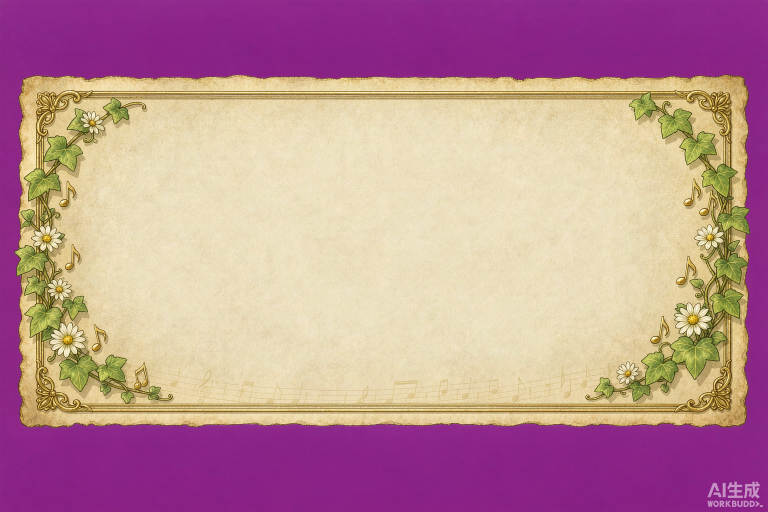
#> input picture art_src/2026-10-22_卷卷对话框/FULL_BLEED_horizontal_dialogue_2026-10-22T07-47-57.png, 1536 x 1024 px, found by its file name (shown at 1/2 size)
$ python _recut.py
#> lines starting #> are read from the running program, lines starting #| are printed output that depends on the picture
# -*- coding: utf-8 -*-
"""重抠 UI 素材：加强洋红溢色清理（原来的阈值漏掉了粉边）。
规则：洋红量 d = min(r,b) - g
  d >= 96        → 直接透明（纯洋红底）
  40 <= d < 96   → 半透明边缘（按 d 衰减），并把 g 抬到 min(r,b)-10 去溢色
  其它           → 原样保留
"""
import os
from PIL import Image, ImageDraw

ROOT = r"E:/work/card_rogue"
SRC = os.path.join(ROOT, "art_src/2026-10-22_卷卷对话框")
UI = os.path.join(ROOT, "assets/ui")

JOBS = [
    ("FULL_BLEED_horizontal_dialogue_2026-10-22T07-47-57.png", "curtain_box.png", None),
    ("FULL_BLEED_small_horizontal_na_2026-10-22T07-48-30.png", "curtain_plate.png", None),
    ("EXACT_SAME_CHARACTER_as_the_re_2026-10-22T07-54-13.png", "curtain_hero_forest.png",
     (760, 1430, 1024, 1536)),
    ("EXACT_SAME_CHARACTER_as_the_re_2026-10-22T07-54-39.png", "curtain_hero_rogue.png",
     (760, 1430, 1024, 1536)),
    ("EXACT_SAME_CHARACTER_as_the_re_2026-10-22T07-55-07.png", "curtain_hero_mech.png",
     (760, 1430, 1024, 1536)),
]

TARGET = {
    "curtain_box.png": ("w", 1300),
    "curtain_plate.png": ("w", 520),
    "curtain_hero_forest.png": ("h", 760),
    "curtain_hero_rogue.png": ("h", 760),
    "curtain_hero_mech.png": ("h", 760),
}


def largest_label(fg, sw, sh):
    lab = [[0] * sw for _ in range(sh)]
    cur = 0
    sizes = {}
    for y in range(sh):
        for x in range(sw):
            if fg[y][x] and lab[y][x] == 0:
                cur += 1
                cnt = 0
                st = [(x, y)]
                lab[y][x] = cur
                while st:
                    cx, cy = st.pop()
                    cnt += 1
                    for nx, ny in ((cx + 1, cy), (cx - 1, cy), (cx, cy + 1), (cx, cy - 1)):
                        if 0 <= nx < sw and 0 <= ny < sh and fg[ny][nx] and lab[ny][nx] == 0:
                            lab[ny][nx] = cur
                            st.append((nx, ny))
                sizes[cur] = cnt
    big = max(sizes, key=sizes.get) if sizes else 0
    return lab, big


def mat(src, dst, kill_rect=None, aggressive=False, trim_bottom=0.0):
#> called with dst = 'curtain_box.png', aggressive = True, trim_bottom = 0.055
    im = Image.open(src).convert("RGB")
#> im is the input picture: PIL image 1536x1024 RGB; mean R, G, B 190.3, 143.6, 150.1
    w, h = im.size
#> w = 1536; h = 1024
    work = im.copy()
    MARK = (255, 0, 255)
    for seed in [(0, 0), (w - 1, 0), (0, h - 1), (w - 1, h - 1)]:
        if work.getpixel(seed) != MARK:
            ImageDraw.floodfill(work, seed, MARK, thresh=52)
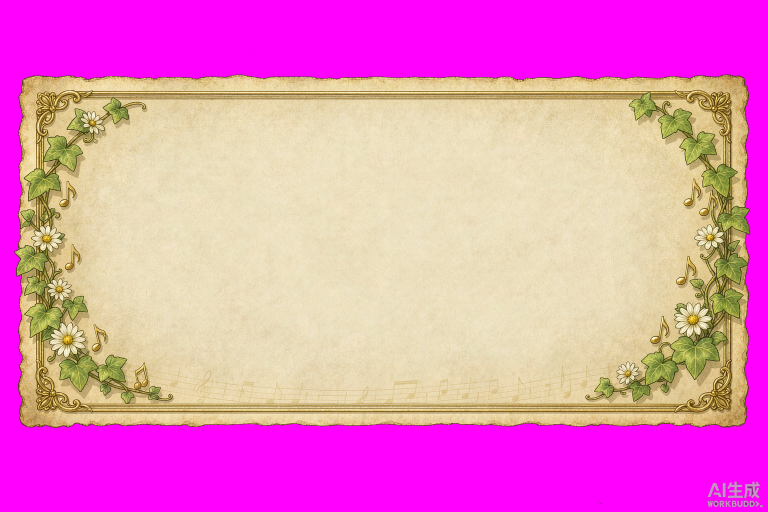
#> work: PIL image 1536x1024 RGB (shown at 1/2 size); mean R, G, B 231.5, 131, 192.5
    if kill_rect is not None:
        x0, y0, x1, y1 = kill_rect
        ImageDraw.Draw(work).rectangle([x0, y0, min(x1, w - 1), min(y1, h - 1)], fill=MARK)

    px = work.load()
    src_px = im.load()
    ds = 4
    sw, sh = max(1, w // ds), max(1, h // ds)
#> sw = 384; sh = 256
    fg = [[False] * sw for _ in range(sh)]
    for y in range(sh):
        for x in range(sw):
            found = False
            for yy in range(y * ds, min((y + 1) * ds, h)):
                for xx in range(x * ds, min((x + 1) * ds, w)):
                    if px[xx, yy] != MARK:
                        found = True
                        break
                if found:
                    break
            fg[y][x] = found
    lab, big = largest_label(fg, sw, sh)
#> big = 2

    out = Image.new("RGBA", (w, h), (0, 0, 0, 0))
#> out: PIL image 1536x1024 RGBA; every value is 0
    opx = out.load()
    for y in range(h):
        ly = min(y // ds, sh - 1)
        for x in range(w):
            if px[x, y] == MARK or lab[ly][min(x // ds, sw - 1)] != big:
                continue
            r, g, b = src_px[x, y]
            m = min(r, b)
            d = m - g
            if aggressive:
                # UI 素材（对话框 / 名称牌）本身没有紫色内容 → 洋红系可以放心全清：
                # 差值大的直接透明（底 + 投影），差值小的把绿拉平（残留的紫边变纸灰）
                if d > 62:
                    continue
                if d > 3:
                    opx[x, y] = (r, min(255, m - 6), b, 255)
                    continue
            if abs(r - b) < 34 and g < min(r, b) * 0.74 and m < 205:
                continue                    # 洋红底上的**投影/暗边**（紫红一坨，不是纸面）
            if d >= 128:
                continue                    # 纯洋红底 / 水印区
            if d >= 6:
                # 去溢色：洋红分量来自背景混色 —— 把绿抬回到 min(r,b) 附近，
                # 粉边就变成接近纸白的边缘，而不是一圈品红。alpha 只在最后一档收口。
                g2 = min(255, m - 4)
                a = 255 if d < 110 else int(255 * (1.0 - (d - 110) / 18.0))
                opx[x, y] = (r, g2, b, max(0, min(255, a)))
            else:
                opx[x, y] = (r, g, b, 255)

    bbox = out.getbbox()
#> bbox = (28, 149, 1501, 856)
    if bbox:
        out = out.crop(bbox)
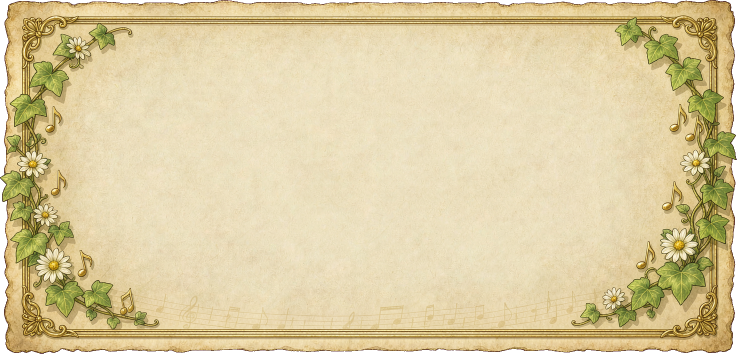
#> out: PIL image 1473x707 RGBA (shown at 1/2 size); mean R, G, B, A 213, 197.5, 154.2, 248.4; transparent parts drawn white
    if dst in ("curtain_box.png", "curtain_plate.png"):
        # 左右两端同样有 1~2px 的紫色投影，一起裁掉（撕边仍保留主体形状）
        sx = int(out.width * 0.012)
#> sx = 17
        out = out.crop((sx, 0, out.width - sx, out.height))
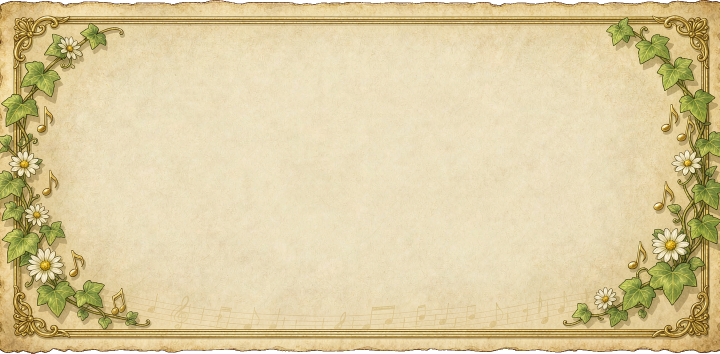
#> out: PIL image 1439x707 RGBA (shown at 1/2 size); mean R, G, B, A 216.2, 200.7, 156.9, 251.5; transparent parts drawn white
    if trim_bottom > 0.0:
        # 素材底边那条「洋红上画的投影」会被抠成暗紫红，洗不掉又不该留 ——
        # 直接沿底边裁掉一窄条（撕边造型不受影响）。
        out = out.crop((0, 0, out.width, max(1, int(out.height * (1.0 - trim_bottom)))))
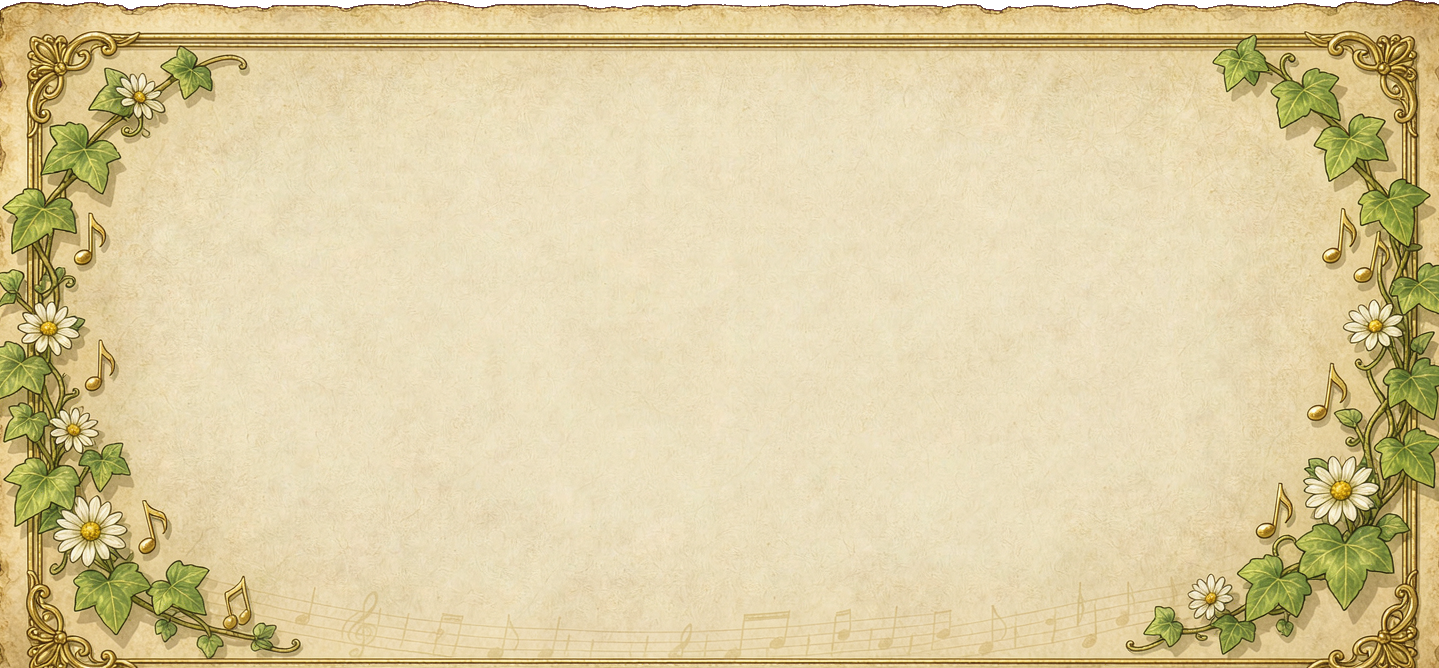
#> out: PIL image 1439x668 RGBA; mean R, G, B, A 218.3, 203.2, 159.7, 253.1; transparent parts drawn white
    mode, val = TARGET.get(dst, ("", 0))
    if mode == "w" and out.width > val:
        out = out.resize((val, int(out.height * val / out.width)), Image.LANCZOS)
#> out: PIL image 1300x603 RGBA
    elif mode == "h" and out.height > val:
        out = out.resize((int(out.width * val / out.height), val), Image.LANCZOS)
    out.save(os.path.join(UI, dst), optimize=True)
    return out.size, os.path.getsize(os.path.join(UI, dst)) // 1024


TRIM = {"curtain_box.png": 0.055, "curtain_plate.png": 0.10}
for src, dst, kill in JOBS:
    aggr = dst in ("curtain_box.png", "curtain_plate.png")
    print(dst, *mat(os.path.join(SRC, src), dst, kill, aggr, TRIM.get(dst, 0.0)))
#> pass 2 of the loop `for src, dst, kill in JOBS:`:
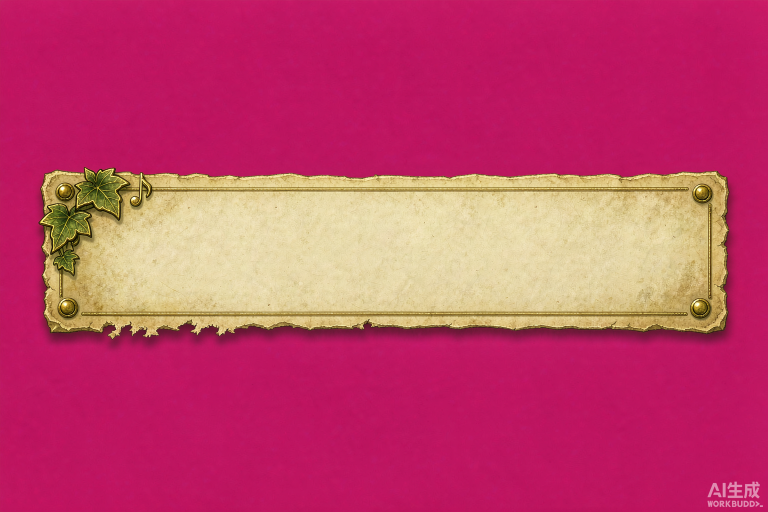
#> input picture art_src/2026-10-22_卷卷对话框/FULL_BLEED_small_horizontal_na_2026-10-22T07-48-30.png, 1536 x 1024 px, found by its file name (shown at 1/2 size)
#> in mat, im is the input picture: PIL image 1536x1024 RGB; mean R, G, B 194.4, 67.3, 106.3
#> after the loop in mat (call 2), `for seed in [(0, 0), (w - 1, 0), (0, h - 1), (w - 1, h - 1)]:`:
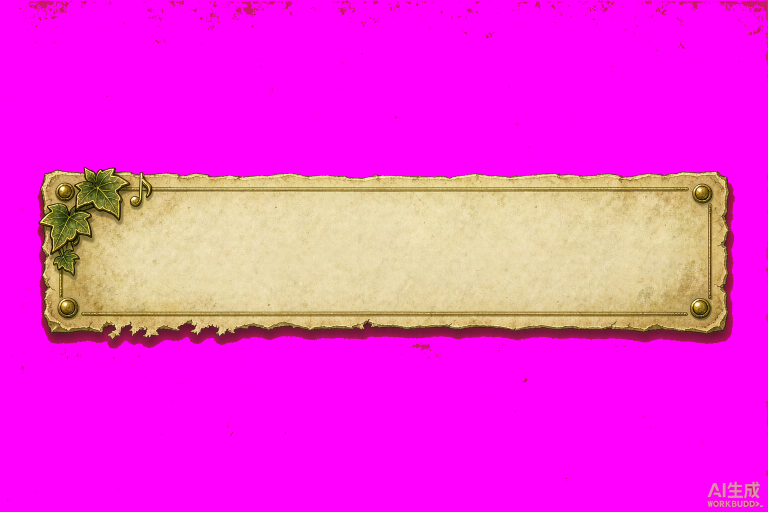
#> work: PIL image 1536x1024 RGB (shown at 1/2 size); mean R, G, B 239.8, 52.5, 217.8
#> bbox = (75, 334, 1470, 697)
#> in mat (call 2), `out = out.resize((val, int(out.height * val / out.width)), Image.LANCZ..`:
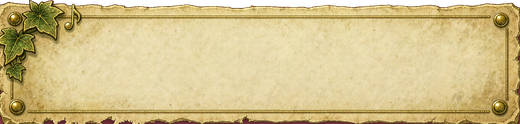
#> out: PIL image 520x124 RGBA; mean R, G, B, A 201.8, 183.1, 130.1, 243.7; transparent parts drawn white
#| curtain_plate.png (520, 124) 124
#> pass 3 of the loop `for src, dst, kill in JOBS:`:
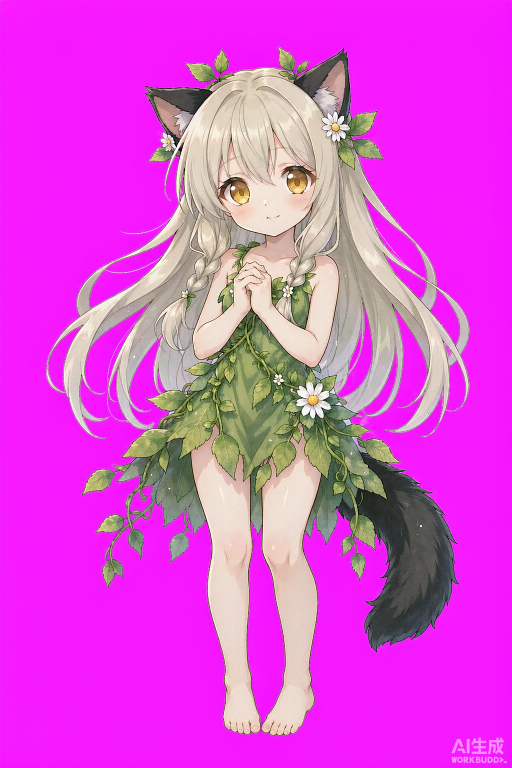
#> input picture art_src/2026-10-22_卷卷对话框/EXACT_SAME_CHARACTER_as_the_re_2026-10-22T07-54-13.png, 1024 x 1536 px, found by its file name (shown at 1/2 size)
#> in mat, im is the input picture: PIL image 1024x1536 RGB; mean R, G, B 219.3, 76.9, 215.3
#> bbox = (92, 93, 940, 1471)
#> in mat (call 3), `out = out.crop(bbox)`:
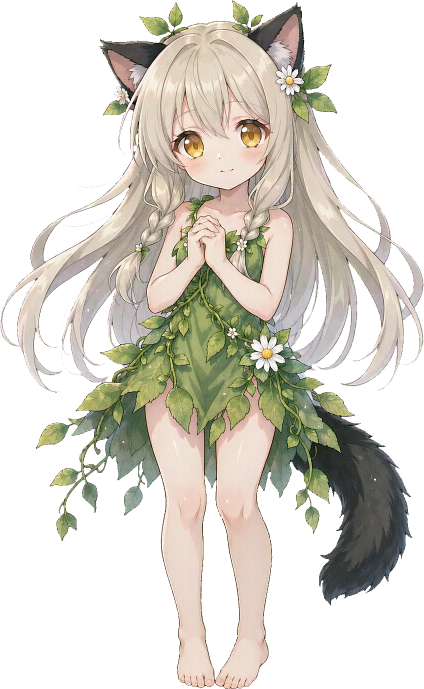
#> out: PIL image 848x1378 RGBA (shown at 1/2 size); mean R, G, B, A 85.4, 81.5, 72.4, 124.2; transparent parts drawn white
#> in mat (call 3), `out = out.resize((int(out.width * val / out.height), val), Image.LANCZ..`:
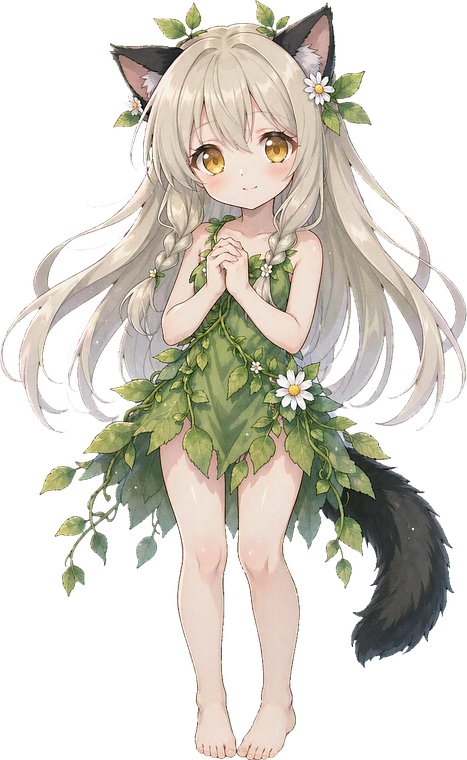
#> out: PIL image 467x760 RGBA; mean R, G, B, A 92, 87.7, 78.5, 124.2; transparent parts drawn white
#| curtain_hero_forest.png (467, 760) 478
#> the loop made 5 passes; the first 3 are shown
print("DONE")
